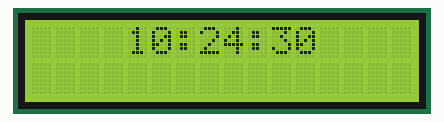
Simulated run of this sketch. Board: Arduino Uno, built with avr-gcc and run on an emulated ATmega328P. Parts: 16×2 character LCD. The local clock reads 2024-03-15 10:24:30 at power-on unless the sketch sets it.

Above: at 0.1 s.
At 5.1 s:
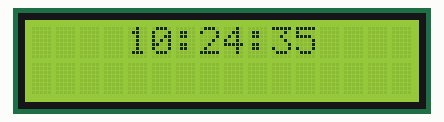
At 10.1 s:
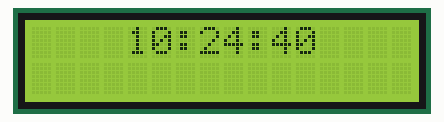
At 20.1 s:
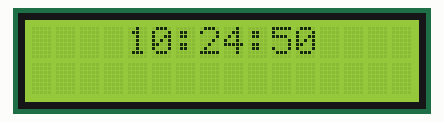
At 30.1 s:
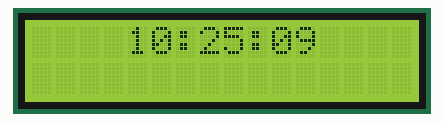
At 39.1 s:
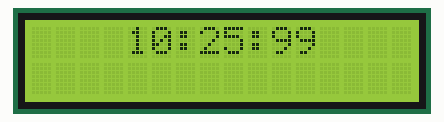

The sketch:

rtctest-withlcd.ino
```cpp
#include "RTClib.h"
#include <LiquidCrystal_I2C.h>

LiquidCrystal_I2C lcd(0x27,16,2);

RTC_DS1307 rtc;

char daysOfTheWeek[7][12] = {"Sunday", "Monday", "Tuesday", "Wednesday", "Thursday", "Friday", "Saturday"};

void setup () {
  Serial.begin(57600);
  lcd.init();
  lcd.clear();
  lcd.backlight();
#ifndef ESP8266
  while (!Serial);
#endif

  if (! rtc.begin()) {
    Serial.println("Couldn't find RTC");
    Serial.flush();
    while (1) delay(10);
  }

  if (! rtc.isrunning()) {
    Serial.println("RTC is NOT running, let's set the time!");
    rtc.adjust(DateTime(F(__DATE__), F(__TIME__)));
  }

}

void loop () {
    DateTime now = rtc.now();
    //UNCOMMENT BELOW CODE TO TEST RTC ALONE
    //Serial.print(now.year(), DEC);
    //Serial.print('/');
    //Serial.print(now.month(), DEC);
    //Serial.print('/');
    //Serial.print(now.day(), DEC);
    //Serial.print(" (");
    //Serial.print(daysOfTheWeek[now.dayOfTheWeek()]);
    //Serial.print(") ");
    //Serial.print(now.hour(), DEC);
    //Serial.print(':');
    //Serial.print(now.minute(), DEC);
    //Serial.print(':');
    //Serial.print(now.second(), DEC);
    //Serial.println();
        lcd.setCursor(4,0);
        lcd.print(now.hour(), DEC);
        lcd.setCursor(6,0);
        lcd.print(':');
        lcd.setCursor(7,0);
        lcd.print(now.minute(), DEC);
        lcd.setCursor(9,0);
        lcd.print(':');
        lcd.setCursor(10,0);
        lcd.print(now.second(), DEC);
        delay(3);

}
```

Measured:
- what the display in image 1 shows lasts 1.0 s, from 5.0 s to 6.0 s
